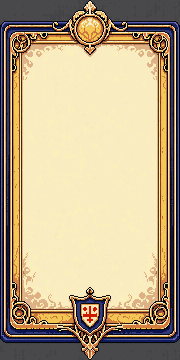
#> input picture assets/pixellab/scenes/book_page.png, 180 x 360 px, found by its file name
$ python pixellab_book.py
#> lines starting #> are read from the running program, lines starting #| are printed output that depends on the picture
#> in build, img is the input picture: PIL image 180x360 RGBA; mean R, G, B, A 188.4, 169.7, 136.8, 255
### tools/manifest_lib.py
"""Manifest bookkeeping for the The Sleepy Knight art pipeline.

`assets/manifest.data.json` is the machine-readable source of truth; every
pipeline run updates it and regenerates the typed `assets/manifest.ts` that
the UI developer imports. Never edit manifest.ts by hand.
"""

import json
import os

REPO_ROOT = os.path.dirname(os.path.dirname(os.path.abspath(__file__)))
DATA_PATH = os.path.join(REPO_ROOT, 'assets', 'manifest.data.json')
TS_PATH = os.path.join(REPO_ROOT, 'assets', 'manifest.ts')

SECTIONS = [
    'sprites', 'sprites_1bit', 'scenes', 'icons', 'atmosphere', 'design', 'luma', 'journey',
    'audio',
]


def load_data():
    if os.path.exists(DATA_PATH):
        with open(DATA_PATH, 'r', encoding='utf-8') as fh:
            return json.load(fh)
    return {section: {} for section in SECTIONS}


def save_data(data):
    with open(DATA_PATH, 'w', encoding='utf-8') as fh:
        json.dump(data, fh, indent=1, sort_keys=True)
        fh.write('\n')


def add_entry(data, section, name, entry):
    data.setdefault(section, {})[name] = entry


def _sprite_line(name, e):
    return (
        f"  {json.dumps(name)}: {{ source: require('./{e['path']}'), "
        f"width: {e['width']}, height: {e['height']}, frames: {e['frames']}, "
        f"frameWidth: {e['frameWidth']}, frameHeight: {e['frameHeight']} }},"
    )


# [5 lines left out: function _audio_line, not called in this run]


HEADER = """/* eslint-disable max-lines */
// GENERATED FILE — produced by tools/pixelate.py / tools/generate_audio.py.
// Do not edit by hand; rerun the pipeline instead. This manifest is the ONLY
// supported way for UI code to reference game assets (PROMPT C §6).
//
// Multi-frame assets are horizontal strips: frameWidth x frameHeight per
// frame, `frames` frames laid out left to right.

export interface SpriteEntry {
  /** Metro asset reference — pass straight to <Image source={...} />. */
  readonly source: number;
  /** On-disk pixel size of the whole strip (grid size x 4 upscale). */
  readonly width: number;
  readonly height: number;
  readonly frames: number;
  readonly frameWidth: number;
  readonly frameHeight: number;
}

export interface AudioEntry {
  readonly source: number;
  readonly durationSec: number;
  readonly loop: boolean;
}
"""

SECTION_EXPORTS = {
    'sprites': ('SPRITES', 'SpriteEntry', _sprite_line),
    'sprites_1bit': ('SPRITES_1BIT', 'SpriteEntry', _sprite_line),
    'scenes': ('SCENES', 'SpriteEntry', _sprite_line),
    'icons': ('ICONS', 'SpriteEntry', _sprite_line),
    'atmosphere': ('ATMO', 'SpriteEntry', _sprite_line),
    'design': ('DESIGN', 'SpriteEntry', _sprite_line),
    'luma': ('LUMA', 'SpriteEntry', _sprite_line),
    'journey': ('JOURNEY', 'SpriteEntry', _sprite_line),
    'audio': ('AUDIO', 'AudioEntry', _audio_line),
}


def write_manifest_ts(data):
    """Regenerate assets/manifest.ts from the data dict."""
    chunks = [HEADER]
    for section in SECTIONS:
        export_name, type_name, line_fn = SECTION_EXPORTS[section]
        entries = data.get(section, {})
        chunks.append(
            f'\nexport const {export_name} = {{\n'
            + '\n'.join(line_fn(name, entries[name]) for name in sorted(entries))
            + f'\n}} as const satisfies Record<string, {type_name}>;\n'
        )
    with open(TS_PATH, 'w', encoding='utf-8') as fh:
        fh.write(''.join(chunks))
    total = sum(len(data.get(s, {})) for s in SECTIONS)
    print(f'manifest.ts regenerated ({total} entries)')


def update(section, name, entry):
    """Add one entry to the data file and regenerate manifest.ts."""
    data = load_data()
    add_entry(data, section, name, entry)
    save_data(data)
    write_manifest_ts(data)

### tools/pixellab_book.py
"""Publish the PixelLab book page into the live assets + manifest.

Raw generation lives in assets/_src/pixellab/ (gitignored). book_page is the
flat ornate character-sheet page generated on a studio-gray backdrop — we trim
that backdrop to the art's bounding box so the page fills the whole asset and
the UI can cover-fit it edge to edge. The UI overlays the ink stats + 1-bit
hero at render time, so the generated page is intentionally blank.
"""

import os
import sys

from PIL import Image, ImageChops

sys.path.insert(0, os.path.dirname(os.path.abspath(__file__)))
import manifest_lib  # noqa: E402

REPO_ROOT = manifest_lib.REPO_ROOT
RAW_DIR = os.path.join(REPO_ROOT, "assets", "_src", "pixellab")
OUT_DIR = os.path.join(REPO_ROOT, "assets", "pixellab", "scenes")

NAMES = ["book_page"]
TRIM = {"book_page"}  # trim the flat studio backdrop down to the art


def trim_backdrop(img: Image.Image) -> Image.Image:
    """Crop away the uniform backdrop color sampled from the top-left corner.

    The PixelLab backdrop carries subtle noise, so the difference image is
    thresholded before taking the bounding box.
    """
    rgb = img.convert("RGB")
    bg = Image.new("RGB", rgb.size, rgb.getpixel((1, 1)))
    diff = ImageChops.difference(rgb, bg).convert("L")
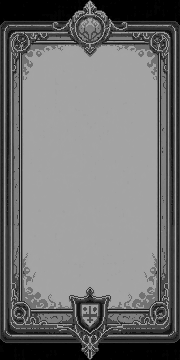
#> diff: PIL image 180x360 L; min 0, max 174, mean 116.2
    bbox = diff.point(lambda v: 255 if v > 15 else 0).getbbox()
#> bbox = (0, 0, 180, 360)
    return img.crop(bbox) if bbox else img


def build():
    os.makedirs(OUT_DIR, exist_ok=True)
    for name in NAMES:
        img = Image.open(os.path.join(RAW_DIR, name + ".png")).convert("RGBA")
        if name in TRIM:
            img = trim_backdrop(img)
        out_path = os.path.join(OUT_DIR, name + ".png")
        img.save(out_path)
        rel = os.path.relpath(out_path, os.path.join(REPO_ROOT, "assets"))
        manifest_lib.update(
            "scenes",
            name,
            {
                "path": rel.replace(os.sep, "/"),
                "width": img.width,
                "height": img.height,
                "frames": 1,
                "frameWidth": img.width,
                "frameHeight": img.height,
            },
        )
#| manifest.ts regenerated (1 entries)
        print(f"registered scenes.{name} ({img.width}x{img.height})")
#| registered scenes.book_page (180x360)


if __name__ == "__main__":
    build()
